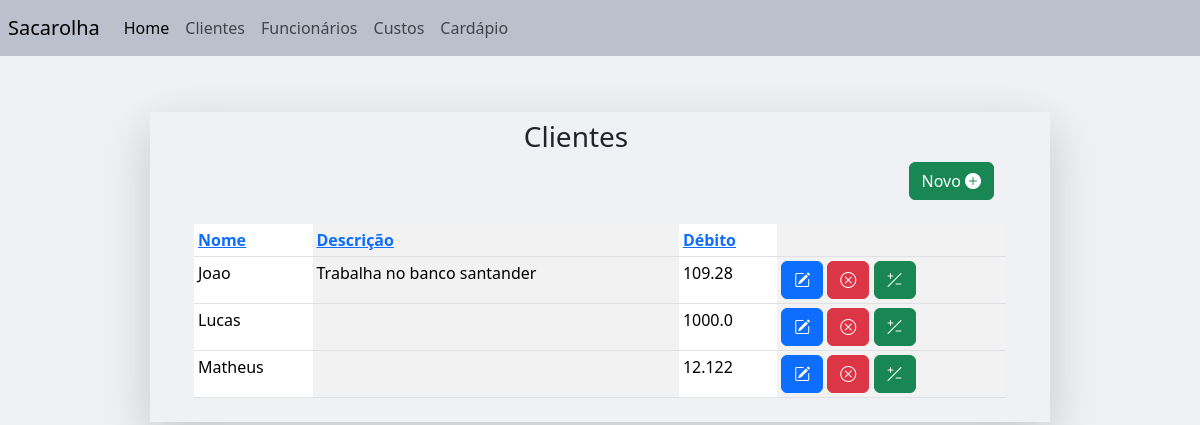
/cliente (signed in), run on the app's committed database.
### main/models.py (models this page shows, shortened)
class RegistroFinanceiro(models.Model):
	category_list = [
		("cliente", "cliente"),
		("custo", "custo"),
		("funcionario", "funcionario"),
	]
	user = models.ForeignKey(User, on_delete=models.CASCADE, null=True)
	name = models.CharField(max_length = 200)
	description = models.CharField(max_length = 200, blank=True)
	value = models.FloatField(validators= [validate_positive])
	category = models.CharField(max_length = 200, choices = category_list)
	state = models.BooleanField(default=True)

### main/views.py (the view)
# urls.py: path('cliente', views.ClienteListView.as_view(), name='cliente'),
class ClienteListView(LoginRequiredMixin, ListView):
    login_url = "login"
    template_name = "main/cliente/cliente_list.html"
    model = RegistroFinanceiro
    def get_queryset(self):
        queryset = super().get_queryset().filter(category='cliente')
        order = self.request.GET.get('order', 'asc')
        sort_by = self.request.GET.get('sort', 'name')
        if order == "desc":
            sort_by = f'-{sort_by}'
        queryset= queryset.order_by(sort_by)
        return queryset

### main/templates/main/cliente/cliente_list.html (shortened to what this page needs)
{%extends "base.html"%}
{%block navbar%}
{%include 'navbar.html'%}
{%endblock navbar%}
{%block content%}
<div align="right" class='pe-5' >
	<h3 align="center">Clientes</h3>
<a class='btn btn-success' href={%url 'cliente_create'%} method='GET'class='h3'>Novo					<i class="bi bi-plus-circle-fill"></i></a>
<br>
<br>
{%include "main/cliente/cliente_table.html"%}
</div>
{%endblock content%}

### main/templates/main/cliente/cliente_table.html
<div class='row ps-5 justify-content-center'>
<table class="table table-striped-columns table-sm">
<thead>
	<tr>
		<th>             <a href="?sort=name&order={% if request.GET.order == 'asc' %}desc{% else %}asc{% endif %}">
			Nome
		</a></th>
		<th>                <a href="?sort=description&order={% if request.GET.order == 'asc' %}desc{% else %}asc{% endif %}">
			Descrição
		</a></th>
		<th>                <a href="?sort=value&order={% if request.GET.order == 'asc' %}desc{% else %}asc{% endif %}">
			Débito
		</a></th>
		<th></th>
	</tr>
</thead>
<tbody>
	{%for object in object_list%}
		{%if object.category == "cliente" and object.state == True%}
		<tr>
			<td scope="row">{{object.name}}</td>
			<td scope="row">{{object.description}}</td>
			<td scope="row">{{object.value}}</td>
			<td><a href="{%url 'cliente_update' object.id%}" class='btn btn-primary'>
				<i class="bi bi-pencil-square"></i>
			</a>
			<a href="{%url 'cliente_softdelete' object.id%}"class='btn btn-danger'>
				<i class="bi bi-x-circle"></i>
			</a>
			<a title = "Alterar debito" href="{%url 'cliente_value_update' object.id%}"class='btn btn-success'>
				<i class="bi bi-plus-slash-minus"></i>
			</a>
			</td>
		</tr>
		{%endif%}
	{%endfor%}
</tbody>
</table>
</div>

### data on the page
RegistroFinanceiro: name "Joao", description "Trabalha no banco santander", value "109.28"
RegistroFinanceiro: name "Lucas", value "1000.0"
RegistroFinanceiro: name "Matheus", value "12.122"
